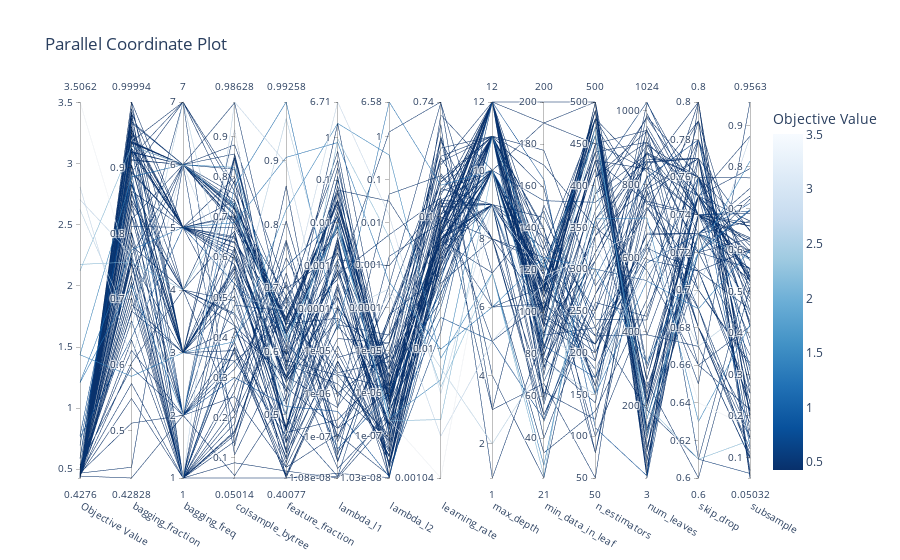

Notebook code for this chart:
### Code cell
#Visualize parameter importances.
optuna.visualization.plot_parallel_coordinate(study)
